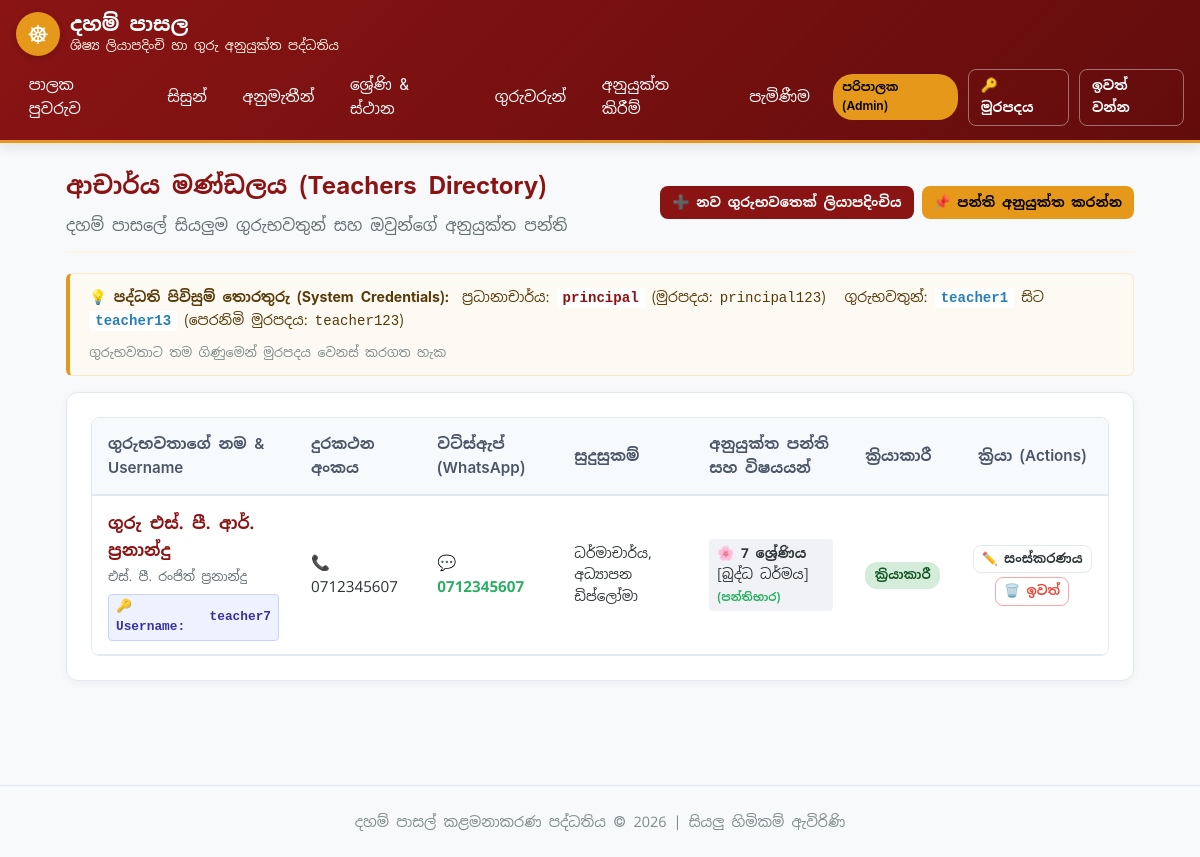
/teachers/ (signed in), run on the app's committed database.
### teachers/models.py (models this page shows, shortened)
class Teacher(models.Model):
    TITLE_CHOICES = [
        ('VEN', 'පූජ්‍ය (Venerable)'),
        ('MR', 'ගුරු මයා (Mr.)'),
        ('MRS', 'ගුරු මිය (Mrs.)'),
        ('MISS', 'මෙනවිය (Miss)'),
    ]
    user = models.OneToOneField(
        User,
        on_delete=models.SET_NULL,
        null=True,
        blank=True,
        related_name='teacher_profile',
        verbose_name='පරිශීලක ගිණුම'
    )
    title = models.CharField(max_length=10, choices=TITLE_CHOICES, default='MR', verbose_name='ගෞරව නාමය')
    full_name_sinhala = models.CharField(max_length=255, verbose_name='සම්පූර්ණ නම (සිංහලෙන්)')
    name_with_initials = models.CharField(max_length=255, verbose_name='මුලකුරු සමඟ නම')
    phone = models.CharField(max_length=20, verbose_name='දුරකථන අංකය')
    whatsapp_phone = models.CharField(max_length=20, blank=True, verbose_name='වට්ස්ඇප් (WhatsApp) අංකය')
    address = models.TextField(blank=True, verbose_name='ලිපිනය')
    qualifications = models.TextField(blank=True, verbose_name='සුදුසුකම් (උදා: ධර්මාචාර්ය, උපාධිධාරී)')
    date_joined = models.DateField(null=True, blank=True, verbose_name='සේවයට බැඳුණු දිනය')
    is_active = models.BooleanField(default=True, verbose_name='ක්‍රියාකාරී ගුරුභවතෙක්ද?')
    class Meta:
        ordering = ['full_name_sinhala']
        verbose_name = 'ගුරුභවතා'
        verbose_name_plural = 'ගුරුභවතුන් (Teachers)'
    @property
    def display_name(self):
        title_str = self.get_title_display().split()[0]
        return f"{title_str} {self.name_with_initials}"

class TeacherAllocation(models.Model):
    teacher = models.ForeignKey(Teacher, on_delete=models.CASCADE, related_name='allocations', verbose_name='ගුරුභවතා')
    class_section = models.ForeignKey(ClassSection, on_delete=models.CASCADE, related_name='teacher_allocations', verbose_name='පන්තිය')
    subject = models.CharField(max_length=100, default='බුද්ධ ධර්මය', verbose_name='විෂයය (Subject)')
    is_class_teacher = models.BooleanField(default=False, verbose_name='ප්‍රධාන පන්තිභාර ගුරුභවතාද?')
    class Meta:
        unique_together = ('teacher', 'class_section', 'subject')
        verbose_name = 'ගුරු අනුයුක්තය'
        verbose_name_plural = 'ගුරු අනුයුක්ත කිරීම් (Teacher Allocations)'

### academics/models.py (models this page shows, shortened)
class ClassSection(models.Model):
    grade_level = models.ForeignKey(GradeLevel, on_delete=models.CASCADE, related_name='sections', verbose_name='ශ්‍රේණිය')
    academic_year = models.ForeignKey(AcademicYear, on_delete=models.CASCADE, related_name='sections', verbose_name='අධ්‍යයන වර්ෂය')
    section_name = models.CharField(max_length=50, default='ප්‍රධාන', verbose_name='කාණ්ඩය / පන්තියේ නම')
    classroom = models.ForeignKey(Classroom, on_delete=models.SET_NULL, null=True, blank=True, verbose_name='පන්ති කාමරය')
    class Meta:
        unique_together = ('grade_level', 'academic_year', 'section_name')
        ordering = ['grade_level__order_index', 'section_name']
        verbose_name = 'පන්තිය'
        verbose_name_plural = 'පන්ති (Class Sections)'

class GradeLevel(models.Model):
    name = models.CharField(max_length=100, verbose_name='ශ්‍රේණියේ නම (Sinhala)')
    english_name = models.CharField(max_length=100, blank=True, verbose_name='නම (English)')
    order_index = models.PositiveIntegerField(default=1, verbose_name='අනුපිළිවෙල අංකය')
    description = models.TextField(blank=True, verbose_name='විස්තරය')
    class Meta:
        ordering = ['order_index']
        verbose_name = 'ශ්‍රේණිය'
        verbose_name_plural = 'ශ්‍රේණි (Grades)'

### teachers/views.py (the view)
# urls.py: path('teachers/', views.teacher_list, name='teacher_list'),
@login_required
@principal_or_admin_required
def teacher_list(request):
    teachers = Teacher.objects.all().select_related('user').prefetch_related('allocations__class_section', 'allocations__class_section__grade_level')
    return render(request, 'teachers/teacher_list.html', {'teachers': teachers})

### accounts/context_processors.py (called while the page is built, shortened)
def user_role_context(request):
    role = 'TEACHER'
    if request.user.is_superuser:
        role = 'ADMIN'
    elif hasattr(request.user, 'profile'):
        role = request.user.profile.role
    is_admin = role == 'ADMIN' or request.user.is_superuser
    is_principal = role == 'PRINCIPAL'
    is_teacher = role == 'TEACHER'
    is_staff_or_admin = is_admin or is_principal
    return {
        'user_role': role,
        'is_admin': is_admin,
        'is_principal': is_principal,
        'is_teacher': is_teacher,
        'is_staff_or_admin': is_staff_or_admin,
    }

### templates/teachers/teacher_list.html (shortened to what this page needs)
{% extends 'base.html' %}
{% block content %}
<div class="card-header-temple">
    <div>
        <h2>ආචාර්ය මණ්ඩලය (Teachers Directory)</h2>
        <p style="color: var(--text-muted);">දහම් පාසලේ සියලුම ගුරුභවතුන් සහ ඔවුන්ගේ අනුයුක්ත පන්ති</p>
    </div>
    <div style="display: flex; gap: 8px;">
        <a href="{% url 'create_teacher' %}" class="btn btn-primary btn-sm">➕ නව ගුරුභවතෙක් ලියාපදිංචිය</a>
        <a href="{% url 'allocate_teacher' %}" class="btn btn-gold btn-sm">📌 පන්ති අනුයුක්ත කරන්න</a>
    </div>
</div>
<div style="background: #fdfaf3; border: 1px solid #fae8c8; border-left: 4px solid var(--accent-gold); padding: 0.75rem 1.2rem; border-radius: 6px; margin-bottom: 1rem; font-size: 0.88rem; color: #573a08; display: flex; align-items: center; justify-content: space-between; flex-wrap: wrap; gap: 10px;">
    <div>
        💡 <strong>පද්ධති පිවිසුම් තොරතුරු (System Credentials):</strong>
        <span style="margin-left: 6px;">ප්‍රධානාචාර්ය: <code style="background: #fff; padding: 2px 6px; border-radius: 3px; font-weight: bold; color: #8a1414;">principal</code> (මුරපදය: <code>principal123</code>)</span>
        <span style="margin-left: 12px;">ගුරුභවතුන්: <code style="background: #fff; padding: 2px 6px; border-radius: 3px; font-weight: bold; color: #2980b9;">teacher1</code> සිට <code style="background: #fff; padding: 2px 6px; border-radius: 3px; font-weight: bold; color: #2980b9;">teacher13</code> (පෙරනිමි මුරපදය: <code>teacher123</code>)</span>
    </div>
    <span style="font-size: 0.8rem; color: #7f8c8d;">ගුරුභවතාට තම ගිණුමෙන් මුරපදය වෙනස් කරගත හැක</span>
</div>
<div class="card-box">
    <div class="responsive-table-wrapper">
        <table class="temple-table">
            <thead>
                <tr>
                    <th>ගුරුභවතාගේ නම & Username</th>
                    <th>දුරකථන අංකය</th>
                    <th>වට්ස්ඇප් (WhatsApp)</th>
                    <th>සුදුසුකම්</th>
                    <th>අනුයුක්ත පන්ති සහ විෂයයන්</th>
                    <th>ක්‍රියාකාරී</th>
                    <th style="text-align: center;">ක්‍රියා (Actions)</th>
                </tr>
            </thead>
            <tbody>
                {% for teacher in teachers %}
                <tr>
                    <td>
                        <a href="{% url 'teacher_detail' teacher.id %}" style="text-decoration: none; color: inherit;" title="සම්පූර්ණ තොරතුරු බලන්න">
                            <strong style="color: var(--primary-color); font-size: 1.05rem;">
                                {{ teacher.display_name }}
                            </strong>
                        </a><br>
                        <small style="color: var(--text-muted);">{{ teacher.full_name_sinhala }}</small>
                        <div style="margin-top: 5px;">
                            <span style="display: inline-flex; align-items: center; gap: 4px; background: #eef2ff; color: #3730a3; border: 1px solid #c7d2fe; padding: 2px 7px; border-radius: 4px; font-size: 0.8rem; font-family: monospace; font-weight: 600;" title="පද්ධති පරිශීලක නාමය">
                                🔑 Username: <strong>{{ teacher.user.username|default:"ගිණුමක් නැත" }}</strong>
                            </span>
                        </div>
                    </td>
                    <td>
                        <a href="tel:{{ teacher.phone }}" style="color: inherit; text-decoration: none;">
                            📞 {{ teacher.phone }}
                        </a>
                    </td>
                    <td>
                        {% if teacher.whatsapp_phone %}
                            <a href="https://wa.me/{{ teacher.whatsapp_phone }}" target="_blank" style="color: #27ae60; text-decoration: none; font-weight: 600;">
                                💬 {{ teacher.whatsapp_phone }}
                            </a>
                        {% else %}
                            -
                        {% endif %}
                    </td>
                    <td style="font-size: 0.85rem; max-width: 220px;">{{ teacher.qualifications|default:"-" }}</td>
                    <td>
                        <div style="display: flex; flex-direction: column; gap: 4px;">
                            {% for alloc in teacher.allocations.all %}
                                <span style="background: #f1f2f6; padding: 0.2rem 0.5rem; border-radius: 4px; font-size: 0.85rem;">
                                    🌸 <strong>{{ alloc.class_section.grade_level.name }}</strong> [{{ alloc.subject }}]
                                    {% if alloc.is_class_teacher %}
                                        <small style="color: #27ae60; font-weight: bold;">(පන්තිභාර)</small>
                                    {% endif %}
                                </span>
                            {% empty %}
                                <span style="color: #e74c3c; font-size: 0.85rem;">පන්තියක් අනුයුක්ත කර නැත</span>
                            {% endfor %}
                        </div>
                    </td>
                    <td>
                        <a href="{% url 'toggle_teacher_status' teacher.id %}" style="text-decoration: none;" title="තත්ත්වය වෙනස් කිරීමට ක්ලික් කරන්න">
                            {% if teacher.is_active %}
                                <span class="status-pill status-approved" style="cursor: pointer;">ක්‍රියාකාරී</span>
                            {% else %}
                                <span class="status-pill status-rejected" style="cursor: pointer;">අක්‍රිය</span>
                            {% endif %}
                        </a>
                    </td>
                    <td style="text-align: center;">
                        <div style="display: flex; gap: 4px; justify-content: center; align-items: center; flex-wrap: wrap;">
                            <a href="{% url 'edit_teacher' teacher.id %}" class="btn btn-outline btn-sm" style="padding: 3px 8px; font-size: 0.8rem;" title="තොරතුරු සංස්කරණය">
                                ✏️ සංස්කරණය
                            </a>
                            <a href="{% url 'delete_teacher' teacher.id %}" class="btn btn-outline btn-sm" style="padding: 3px 8px; font-size: 0.8rem; color: #e74c3c; border-color: #fca5a5;" title="ගුරුභවතා ඉවත් කිරීම">
                                🗑️ ඉවත්
                            </a>
                        </div>
                    </td>
                </tr>
                {% empty %}
                <tr>
                    <td colspan="7" style="text-align: center; color: var(--text-muted); padding: 2rem;">
                        තවම ගුරුභවතුන් ලියාපදිංචි කර නොමැත.
                    </td>
                </tr>
                {% endfor %}
            </tbody>
        </table>
    </div>
</div>
{% endblock %}

### static/css/style.css (style rules this page uses)
:root { --primary-color: #8a1414; --primary-dark: #630c0c; --accent-gold: #e59819; --accent-gold-light: #fef5e7; --text-main: #2d3436; --text-muted: #636e72; --bg-body: #f8f9fa; --card-bg: #ffffff; --border-color: #e2e8f0; --success-green: #2ecc71; --danger-red: #e74c3c; --warning-yellow: #f1c40f; --font-stack: "Iskoola Pota", "IskoolaPota", "Noto Sans Sinhala", -apple-system, BlinkMacSystemFont, "Segoe UI", Roboto, sans-serif; }
* { box-sizing: border-box; margin: 0; padding: 0; }
body { font-family: var(--font-stack); background-color: var(--bg-body); color: var(--text-main); line-height: 1.6; font-size: 16px; -webkit-font-smoothing: antialiased; }
h1, h2, h3, h4, h5, h6 { font-family: var(--font-stack); color: var(--primary-color); font-weight: 700; margin-bottom: 0.5rem; }
.card-box { background: var(--card-bg); border-radius: 12px; box-shadow: 0 2px 10px rgba(0,0,0,0.05); border: 1px solid var(--border-color); padding: 1.5rem; margin-bottom: 1.5rem; }
.card-header-temple { border-bottom: 2px solid var(--accent-gold-light); padding-bottom: 0.75rem; margin-bottom: 1.25rem; display: flex; justify-content: space-between; align-items: center; flex-wrap: wrap; gap: 10px; }
.btn { display: inline-flex; align-items: center; justify-content: center; font-family: var(--font-stack); font-size: 1rem; font-weight: 600; padding: 0.65rem 1.25rem; border-radius: 8px; border: none; cursor: pointer; text-decoration: none; transition: all 0.2s ease; gap: 6px; }
.btn-primary { background-color: var(--primary-color); color: #ffffff; }
.btn-gold { background-color: var(--accent-gold); color: #000; }
.btn-outline { background: transparent; border: 1.5px solid var(--border-color); color: var(--text-main); }
.btn-sm { padding: 0.35rem 0.75rem; font-size: 0.85rem; }
.responsive-table-wrapper { overflow-x: auto; border-radius: 8px; border: 1px solid var(--border-color); }
.temple-table { width: 100%; border-collapse: collapse; font-size: 0.95rem; background: #fff; }
.temple-table th { background-color: #f7fafc; color: #4a5568; padding: 0.85rem 1rem; font-weight: 600; text-align: left; border-bottom: 2px solid var(--border-color); }
.temple-table td { padding: 0.85rem 1rem; border-bottom: 1px solid var(--border-color); }
.status-pill { display: inline-block; padding: 0.2rem 0.6rem; border-radius: 12px; font-size: 0.8rem; font-weight: 600; }
.status-approved { background-color: #d4edda; color: #155724; }

### data on the page
Teacher: display_name "ගුරු එස්. පී. ආර්. ප්‍රනාන්දු", full_name_sinhala "එස්. පී. රංජිත් ප්‍රනාන්දු", user.username "teacher7", phone "0712345607", whatsapp_phone "0712345607", qualifications "ධර්මාචාර්ය, අධ්‍යාපන ඩිප්ලෝමා", is_active "ක්‍රියාකාරී"
TeacherAllocation: class_section.grade_level.name "7 ශ්‍රේණිය", subject "බුද්ධ ධර්මය", is_class_teacher "(පන්තිභාර)"
